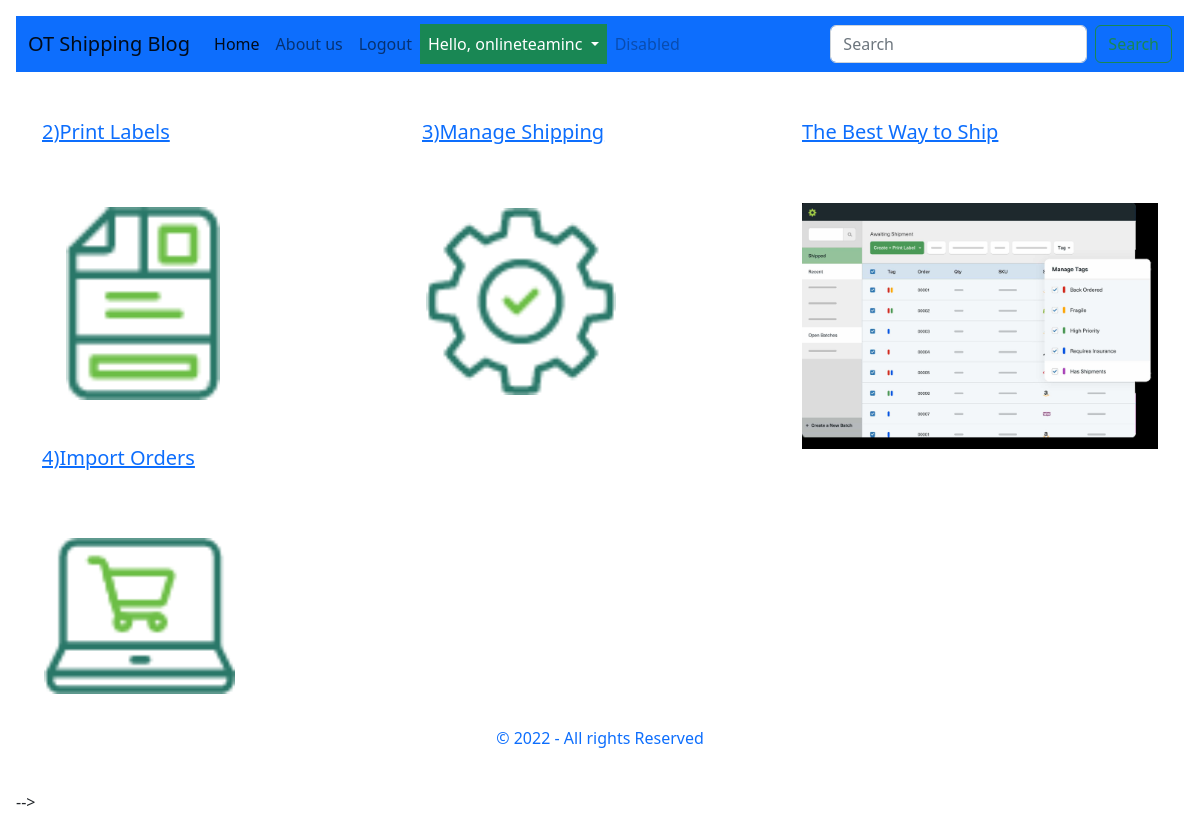
The app's page /tag/Our-Activities-Sequence/ (signed in) with its own data.
### main/models.py (models this page shows, shortened)
class BlogPost(models.Model):
    user = models.ForeignKey(User, on_delete=models.CASCADE, blank=False, null=False,
                            verbose_name='Author')
    title = models.CharField('Title', max_length=120, blank=False, null=False)
    slug = models.SlugField('Slug', editable=False, max_length=180, unique=True, default=timezone.now)
    content = models.TextField('Content', max_length=800, blank=False, null=False)
    banner = models.ImageField('Image', upload_to='images/', blank=True,
                                 null=True, default='images/default_image.png')
    tags = models.ManyToManyField(BlogTag, verbose_name='Tags')

### main/views.py (the view)
# urls.py: path('tag/<slug>/', PostsTagView.as_view(), name='tag'),
class PostsTagView(ListView):
    model = BlogPost
    template_name = 'posts.html'
    context_object_name = 'articles'
    def get_queryset(self, *args, **kwargs):
        query = BlogPost.objects.filter(tags__slug=self.kwargs['slug'])
        return query

### templates/posts.html (shortened to what this page needs)
{% extends 'base.html' %}
{% load static %}
{% block content %}
<div class="container mt-4">
    <div class="row">
        {% for post in articles %}
            {% if forloop.counter > 1%}
                <div class="col-4 mb-4">
                    <h2 class="h5 h-25 mt-4">
                        <a href="{% url 'article' post.slug %}">{{post.title}}</a>
                    </h2>
                    <img class="img-fluid" src="{{post.banner.url}}" alt="{{post.title}}">
                </div>
            {% endif %}
        {% endfor %}
    </div>
</div>
{% endblock %}

### templates/base.html (shortened to what this page needs)
<!doctype html>
{% load static %}
<html lang="en">
  <head>
    <link rel="stylesheet" href="https://cdn.jsdelivr.net/npm/bootstrap@5.2.1/dist/css/bootstrap.min.css">
    <link rel="stylesheet" href="{% static 'assets/css/style.css' %}">
  </head>
  <body class="p-3 m-0 border-0 bd-example">
    <nav class="navbar navbar-expand-lg bg-primary">
      <div class="container-fluid">
        <a class="navbar-brand" href="#">OT Shipping Blog</a>
        <div class="collapse navbar-collapse" id="navbarSupportedContent">
          <ul class="navbar-nav me-auto mb-2 mb-lg-0">
            <li class="nav-item">
              <a class="nav-link active" aria-current="page" href="#">Home</a>
            </li>
            <li class="nav-item">
              <a class="nav-link" href="#">About us</a>
            </li>
            {% if user.is_authenticated %}
            <li class="nav-item active">
              <a class="nav-link" href="{% url 'logout' %}">Logout</a>
            </li>
            <li class="nav-item dropdown">
              <a
                class="nav-link dropdown-toggle text-bg-success"
                href="#"
                role="button"
                data-bs-toggle="dropdown"
                aria-expanded="false"
              >
                Hello, {{user.username}}
              </a>
            </li>
            <li class="nav-item">
              <a class="nav-link disabled">Disabled</a>
            </li>
            {% endif %}
          </ul>
          <form class="d-flex" role="search">
            <input
              class="form-control me-2"
              type="search"
              placeholder="Search"
              aria-label="Search"
            />
            <button class="btn btn-outline-success" type="submit">
            </button>
          </form>
        </div>
      </div>
    </nav>
        {% block content %}
        {% endblock %}
      <div class="container">
        <p class="text-center text-primary py-4">
          &copy; 2022 - All rights Reserved
        </p>
      </div>
  </body>
</html>

### records on screen
BlogPost: title "2)Print Labels", banner (picture)
BlogPost: title "3)Manage Shipping", banner (picture)
BlogPost: title "The Best Way to Ship", banner (picture)
BlogPost: title "4)Import Orders", banner (picture)

### other values on screen
{{ user.username }} "onlineteaminc"
